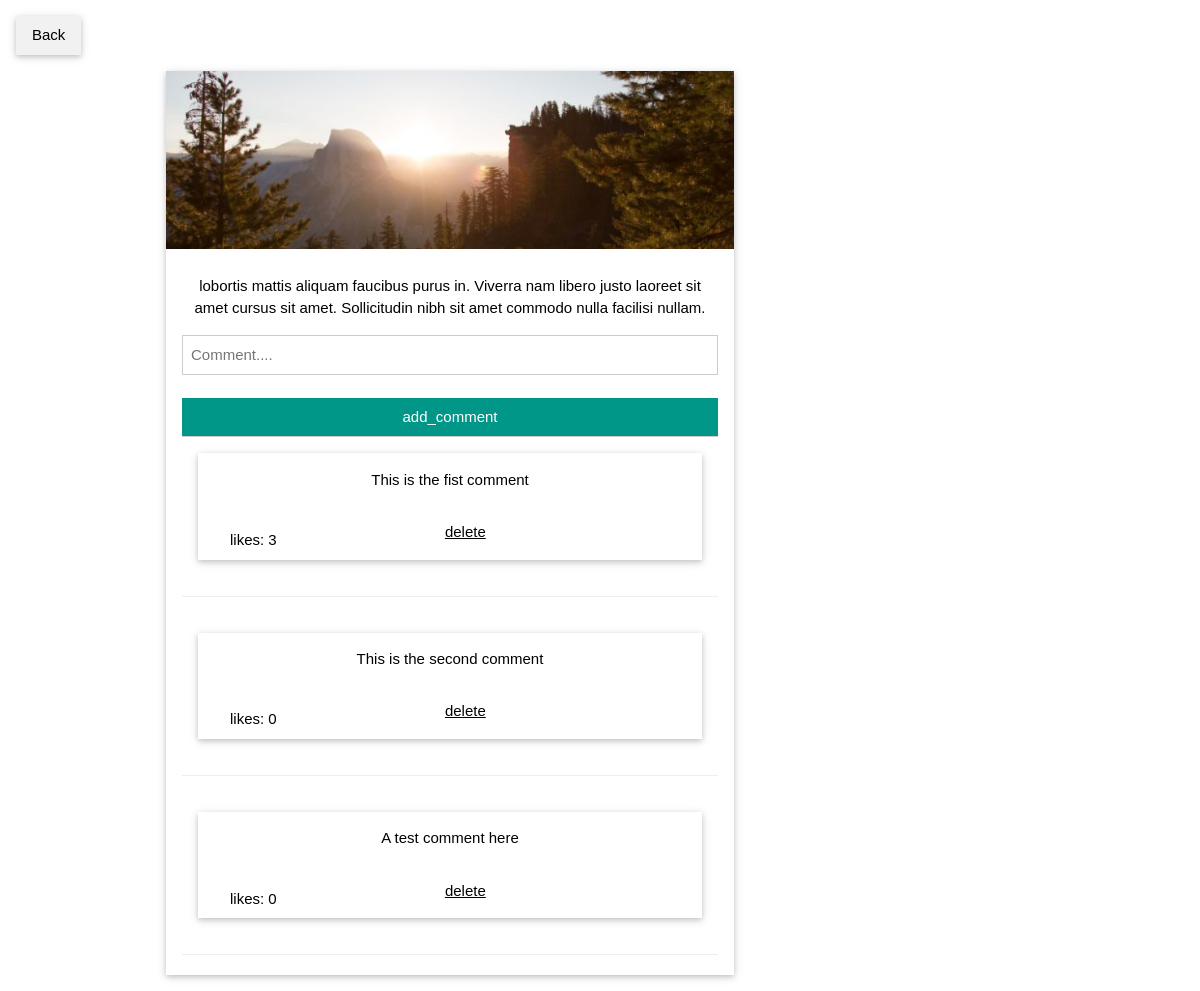
Page /show_comments.php?id=5 (signed in) on the committed database.
### tables this page shows
CREATE TABLE `posts` (
  `id` int(11) NOT NULL AUTO_INCREMENT,
  `title` varchar(20) DEFAULT NULL,
  `msg` text NOT NULL,
  `likes` int(11) DEFAULT 0,
  `tags` text DEFAULT NULL,
  `userid` int(11) DEFAULT NULL,
  `date_posted` datetime DEFAULT current_timestamp(),
  PRIMARY KEY (`id`),
  KEY `userid` (`userid`),
  CONSTRAINT `posts_ibfk_1` FOREIGN KEY (`userid`) REFERENCES `users` (`id`)
);

CREATE TABLE `comments` (
  `id` int(11) NOT NULL AUTO_INCREMENT,
  `msg` text NOT NULL,
  `likes` int(11) DEFAULT 0,
  `postid` int(11) DEFAULT NULL,
  `userid` int(11) DEFAULT NULL,
  `date_posted` datetime DEFAULT current_timestamp(),
  PRIMARY KEY (`id`),
  KEY `userid` (`userid`),
  KEY `postid` (`postid`),
  CONSTRAINT `comments_ibfk_1` FOREIGN KEY (`userid`) REFERENCES `users` (`id`),
  CONSTRAINT `comments_ibfk_2` FOREIGN KEY (`postid`) REFERENCES `posts` (`id`)
);

### app.php (called while the page is built, shortened)
<?php
function get_comments($post_id, $conn): array
{
    $sql = "SELECT `id`, `msg`, `likes`, `userid` FROM `comments` WHERE `postid` = '$post_id'";
    $data  = $conn -> query($sql);
    $comments = $data -> fetch_all(MYSQLI_ASSOC);
    return $comments;
}

### show_comments.php (the view, shortened to what this page needs)
<?php
require_once "db_connect/connect.php";
require_once "app.php";
$postid = $_GET['id'];
$userid = $_SESSION['userid'];
$post_query = "SELECT `title`, `msg`, `likes` FROM `posts` WHERE `id` = '$postid' ";
$post_content = $conn -> query($post_query);
if ($post_content) {
    $post = $post_content -> fetch_assoc();
} else {
    echo "An unexpected error occurred : " . $conn->error;
}
$comments = get_comments($postid, $conn);
?>
<!DOCTYPE html>
<html lang='en'>
<head>
  <link rel="stylesheet" type="text/css" href="static/w3.css" >
</head>
<body>
  <div class="w3-container">
    <a href="index.php" class='w3-btn w3-card w3-light-grey'>Back</a>
  </div>
  <div class="w3-content" style="max-width:900px">
    <div class="w3-row">
      <div class="w3-col l8 s12 w3-center">
        <div class="w3-card w3-margin w3-white">
          <img src="images/woods.jpg" alt="Nature" style="width:100%">
          <div class="w3-container">
          </div>
          <div class="w3-container">
            <p><?= $post['msg']; ?></p>
          </div>
          <div class="w3-container">
            <form method="POST" action="add_comment.php">
              <input type="text" class="w3-input w3-border" name='comment' placeholder='Comment....' required >
              <br />
              <input type="submit" name="Add" value="add_comment" class="w3-input w3-teal" />
            </form>
            <?php if ($comments) : ?>
            <?php foreach($comments as $comment) : ?>
              <div class="w3-row">
                <div class="w3-card w3-margin w3-white">
                  <div class="w3-container">
                    <p><?= $comment['msg'] ?? "No comments yet"; ?></p>
                    <div class="w3-row">
                      <p>
                        <span class="w3-padding w3-left">likes: <?= $comment['likes'] ?? ""; ?></span>
                        <?php if ($userid === $comment['userid']): ?>
                          <span><a href="delete_comment.php?comment_id=<?= $comment['id']; ?>">delete</a></span>
                        <?php endif ?>
                        <span class="w3-padding-large w3-right"><?= $comment['date_posted'] ?? ""; ?></span>
                      </p>
                    </div>
                  </div>
                </div>
              </div>
              <hr />
            <?php endforeach ?>
            <?php endif ?>
          </div>
        </div>
      </div>
    </div>
  </div>
</body>
</html>

### static/w3.css (style rules this page uses)
html { box-sizing:border-box }
*,*:before,*:after { box-sizing:inherit }
html { -ms-text-size-adjust:100%;-webkit-text-size-adjust:100% }
body { margin:0 }
a { background-color:transparent }
img { border-style:none }
hr { box-sizing:content-box;height:0;overflow:visible }
button,input,select,textarea,optgroup { font:inherit;margin:0 }
button,input { overflow:visible }
button,[type=button],[type=reset],[type=submit] { -webkit-appearance:button }
html,body { font-family:Verdana,sans-serif;font-size:15px;line-height:1.5 }
html { overflow-x:hidden }
hr { border:0;border-top:1px solid #eee;margin:20px 0 }
img { vertical-align:middle }
a { color:inherit }
.w3-btn,.w3-button { border:none;display:inline-block;padding:8px 16px;vertical-align:middle;overflow:hidden;text-decoration:none;color:inherit;background-color:inherit;text-align:center;cursor:pointer;white-space:nowrap }
.w3-btn,.w3-button { -webkit-touch-callout:none;-webkit-user-select:none;-khtml-user-select:none;-moz-user-select:none;-ms-user-select:none;user-select:none }
.w3-input { padding:8px;display:block;border:none;border-bottom:1px solid #ccc;width:100% }
.w3-container:after,.w3-container:before,.w3-panel:after,.w3-panel:before,.w3-row:after,.w3-row:before,.w3-row-padding:after,.w3-row-padding:before, .w3-cell-row:before,.w3-cell-row:after,.w3-clear:after,.w3-clear:before,.w3-bar:before,.w3-bar:after { content:"";display:table;clear:both }
.w3-col,.w3-half,.w3-third,.w3-twothird,.w3-threequarter,.w3-quarter { float:left;width:100% }
.w3-col.s12 { width:99.99999% }
@media (min-width:993px) { .w3-col.l8 { width:66.66666% } }
.w3-content,.w3-auto { margin-left:auto;margin-right:auto }
.w3-content { max-width:980px }
.w3-container,.w3-panel { padding:0.01em 16px }
.w3-card,.w3-card-2 { box-shadow:0 2px 5px 0 rgba(0,0,0,0.16),0 2px 10px 0 rgba(0,0,0,0.12) }
.w3-center { text-align:center!important }
.w3-border { border:1px solid #ccc!important }
.w3-margin { margin:16px!important }
.w3-padding { padding:8px 16px!important }
.w3-padding-large { padding:12px 24px!important }
.w3-left { float:left!important }
.w3-right { float:right!important }
.w3-teal,.w3-hover-teal:hover { color:#fff!important;background-color:#009688!important }
.w3-white,.w3-hover-white:hover { color:#000!important;background-color:#fff!important }
.w3-light-grey,.w3-hover-light-grey:hover,.w3-light-gray,.w3-hover-light-gray:hover { color:#000!important;background-color:#f1f1f1!important }

### rows in the picture
posts: msg "lobortis mattis aliquam faucibus purus in. Viverra nam libero justo laoreet sit amet cursus sit amet. Sollicitudin nibh sit amet commodo nulla facilisi nullam."
comments: msg "This is the fist comment", likes "3"
comments: msg "This is the second comment", likes "0"
comments: msg "A test comment here", likes "0"
